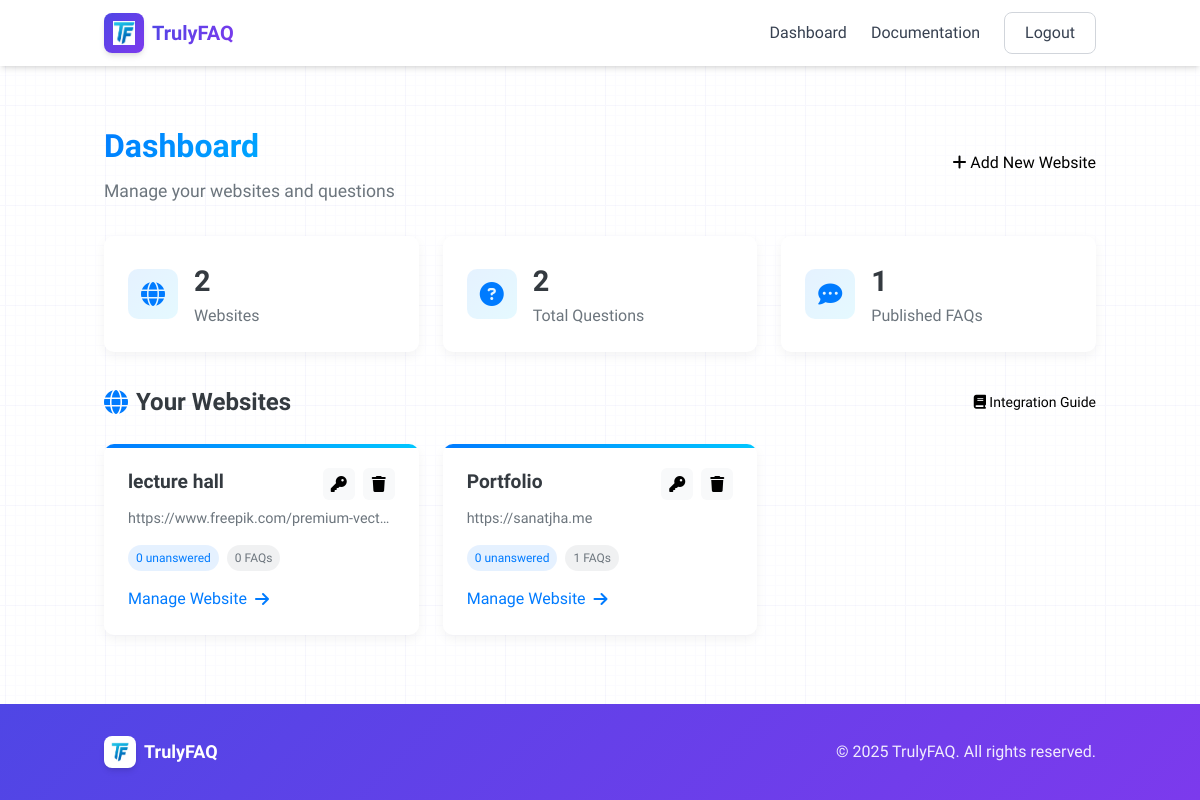
/accounts/dashboard/ (signed in), run on an earlier commit of the app's database.
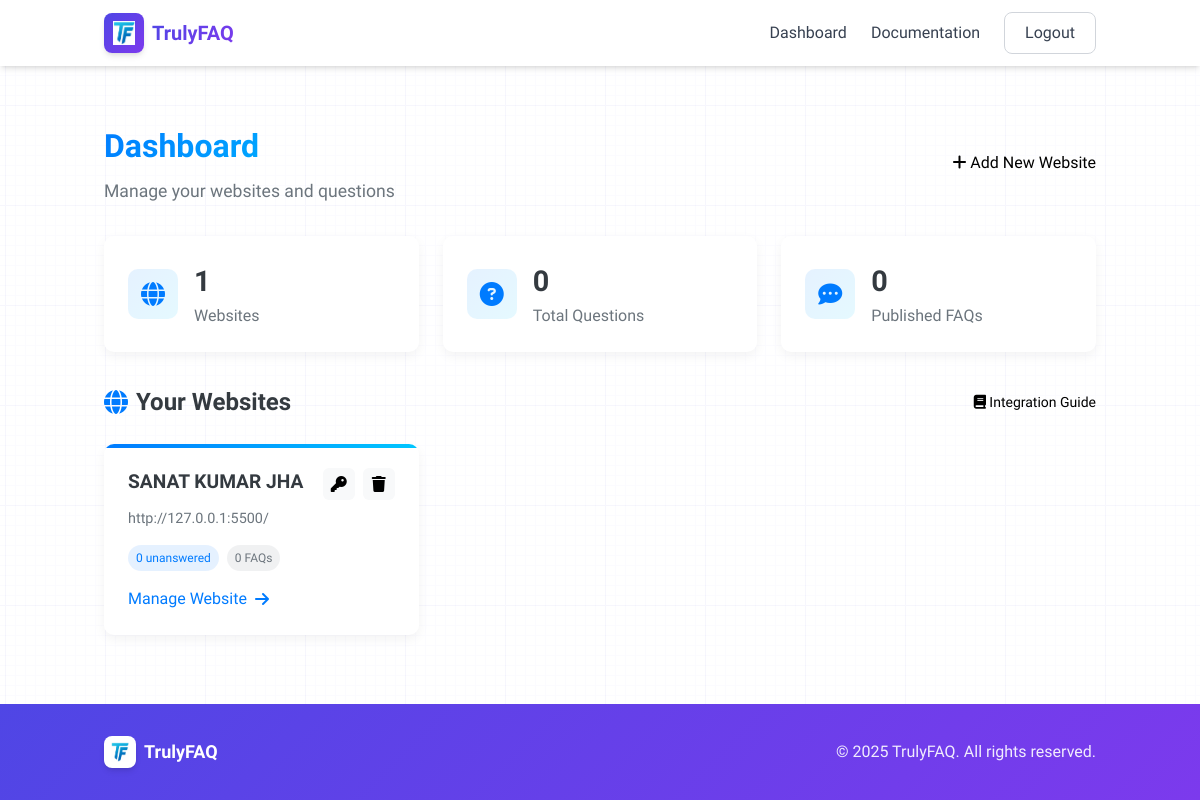
And on a later commit of the database.
### truelyfaq/accounts/models.py (models this page shows, shortened)
class Website(models.Model):
    name = models.CharField(max_length=100)
    url = models.URLField()
    owner = models.ForeignKey(User, on_delete=models.CASCADE)
    api_key = models.CharField(max_length=64, unique=True, blank=True)
    manager_email = models.EmailField(max_length=255, blank=True, help_text="Email address for the website manager")
    created_at = models.DateTimeField(auto_now_add=True)

### truelyfaq/accounts/views.py (the view)
# urls.py: path('dashboard/', views.dashboard, name='dashboard'),
@login_required
def dashboard(request):
    if request.method == 'POST':
        form = WebsiteForm(request.POST)
        if form.is_valid():
            website = form.save(commit=False)
            website.owner = request.user
            website.save()
            messages.success(request, f'Website "{website.name}" created successfully!')
            return redirect('dashboard')
        else:
            messages.error(request, 'There was an error creating your website. Please check the form.')
    else:
        form = WebsiteForm()
    websites = Website.objects.filter(owner=request.user)
    total_questions = Question.objects.filter(website__in=websites).count()
    total_faqs = FAQ.objects.filter(website__in=websites).count()
    for website in websites:
        website.unanswered_count = Question.objects.filter(
            website=website,
            is_answered=False
        ).count()
        website.faq_count = FAQ.objects.filter(website=website).count()
    context = {
        'websites': websites,
        'total_questions': total_questions,
        'total_faqs': total_faqs,
        'form': form,  # Include the form in the context
    }
    return render(request, 'accounts/dashboard.html', context)

### templates/accounts/dashboard.html (shortened to what this page needs)
{% extends 'base.html' %}
{% block content %}
<link rel="stylesheet" href="https://cdnjs.cloudflare.com/ajax/libs/font-awesome/6.7.2/css/all.min.css" />
<div class="dashboard-header">
    <div class="dashboard-title">
        <h1>Dashboard</h1>
        <p>Manage your websites and questions</p>
    </div>
    <div class="dashboard-actions">
        <button id="addWebsiteBtn" class="btn btn-primary">
            <i class="fas fa-plus"></i> Add New Website
        </button>
    </div>
</div>
<div class="dashboard-stats">
    <div class="stat-card">
        <div class="stat-icon">
            <i class="fas fa-globe"></i>
        </div>
        <div class="stat-content">
            <h3>{{ websites|length }}</h3>
            <p>Websites</p>
        </div>
    </div>
    <div class="stat-card">
        <div class="stat-icon">
            <i class="fas fa-question-circle"></i>
        </div>
        <div class="stat-content">
            <h3>{{ total_questions }}</h3>
            <p>Total Questions</p>
        </div>
    </div>
    <div class="stat-card">
        <div class="stat-icon">
            <i class="fas fa-comment-dots"></i>
        </div>
        <div class="stat-content">
            <h3>{{ total_faqs }}</h3>
            <p>Published FAQs</p>
        </div>
    </div>
</div>
<div class="dashboard-main">
    <div class="websites-container">
        <div class="section-header">
            <h2><i class="fas fa-globe"></i> Your Websites</h2>
            <a href="/documentation#api" class="text-sm">
                <i class="fas fa-book"></i> Integration Guide
            </a>
        </div>
        {% if websites %}
            <div class="websites-grid">
                {% for website in websites %}
                    <div class="website-card">
                        <div class="website-header">
                            <h3>{{ website.name }}</h3>
                            <div class="website-actions">
                                <button class="btn-icon" title="Copy API Key" onclick="copyApiKey('{{ website.api_key }}')">
                                    <i class="fas fa-key"></i>
                                </button>
                                <button class="btn-icon" title="Delete Website" onclick="confirmDelete('{{ website.id }}', '{{ website.name|escapejs }}')">
                                    <i class="fas fa-trash"></i>
                                </button>
                            </div>
                        </div>
                        <p class="website-url">{{ website.url }}</p>
                        <div class="website-stats">
                            <span class="badge badge-primary">
                                {{ website.unanswered_count }} unanswered
                            </span>
                            <span class="badge badge-secondary">
                                {{ website.faq_count|default:0 }} FAQs
                            </span>
                        </div>
                        <a href="{% url 'website_detail' website.id %}" class="website-link">
                            Manage Website <i class="fas fa-arrow-right"></i>
                        </a>
                    </div>
                {% endfor %}
            </div>
        {% endif %}
    </div>
</div>
{% endblock %}

What changed in the data, as far as the page shows it:
removed Website: name "lecture hall", url "https://www.freepik.com/premium-vect…", unanswered_count "0", faq_count "0"
removed Website: name "Portfolio", url "https://sanatjha.me", unanswered_count "0", faq_count "1"
added Website: name "SANAT KUMAR JHA", url "http://127.0.0.1:5500/", unanswered_count "0", faq_count "0"
Also different on the page:
{{ websites|length }}: "2" → "1"
{{ total_questions }}: "2" → "0"
{{ total_faqs }}: "1" → "0"
